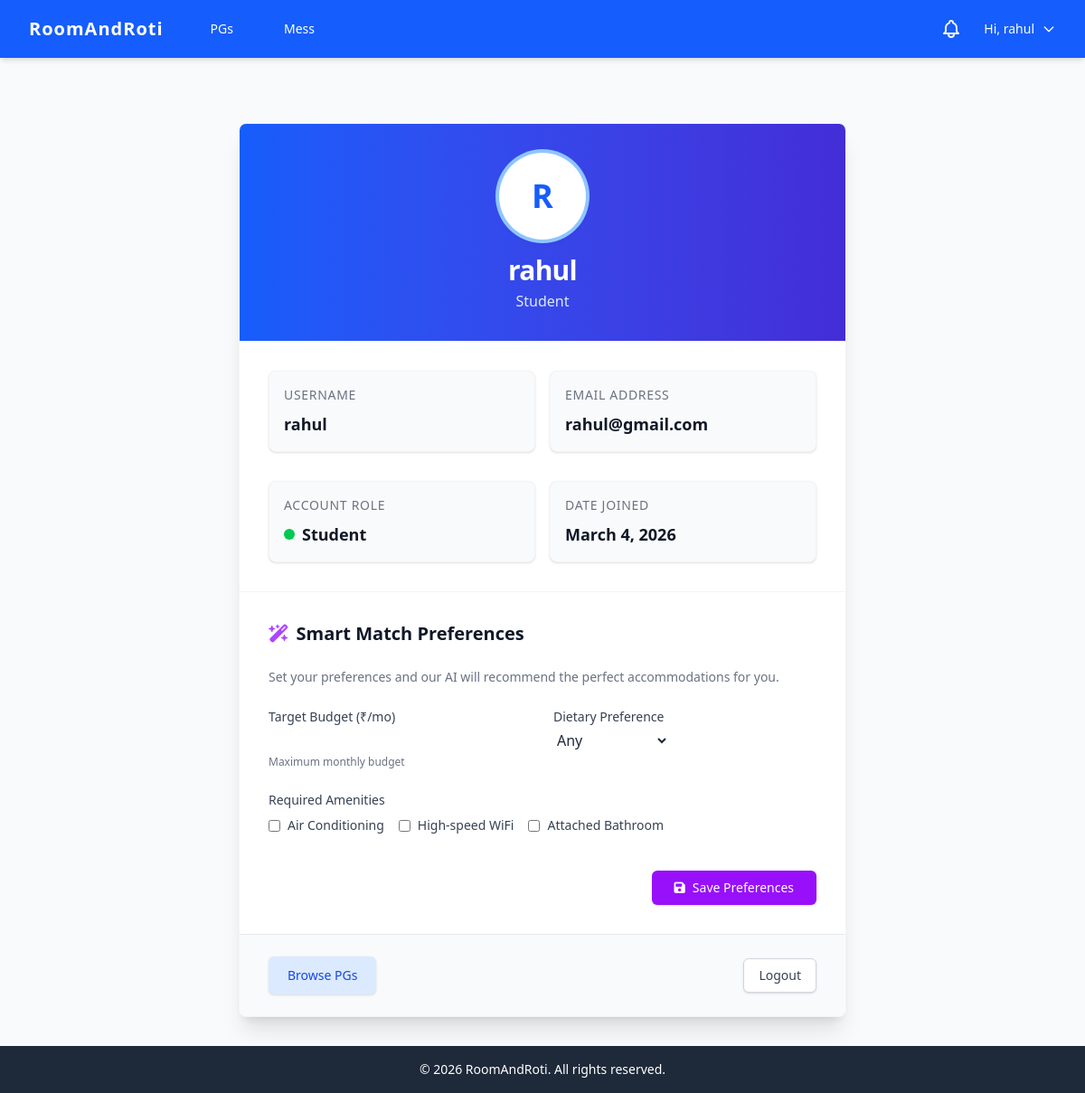
Before: /users/profile/ (signed in) with the older database file.
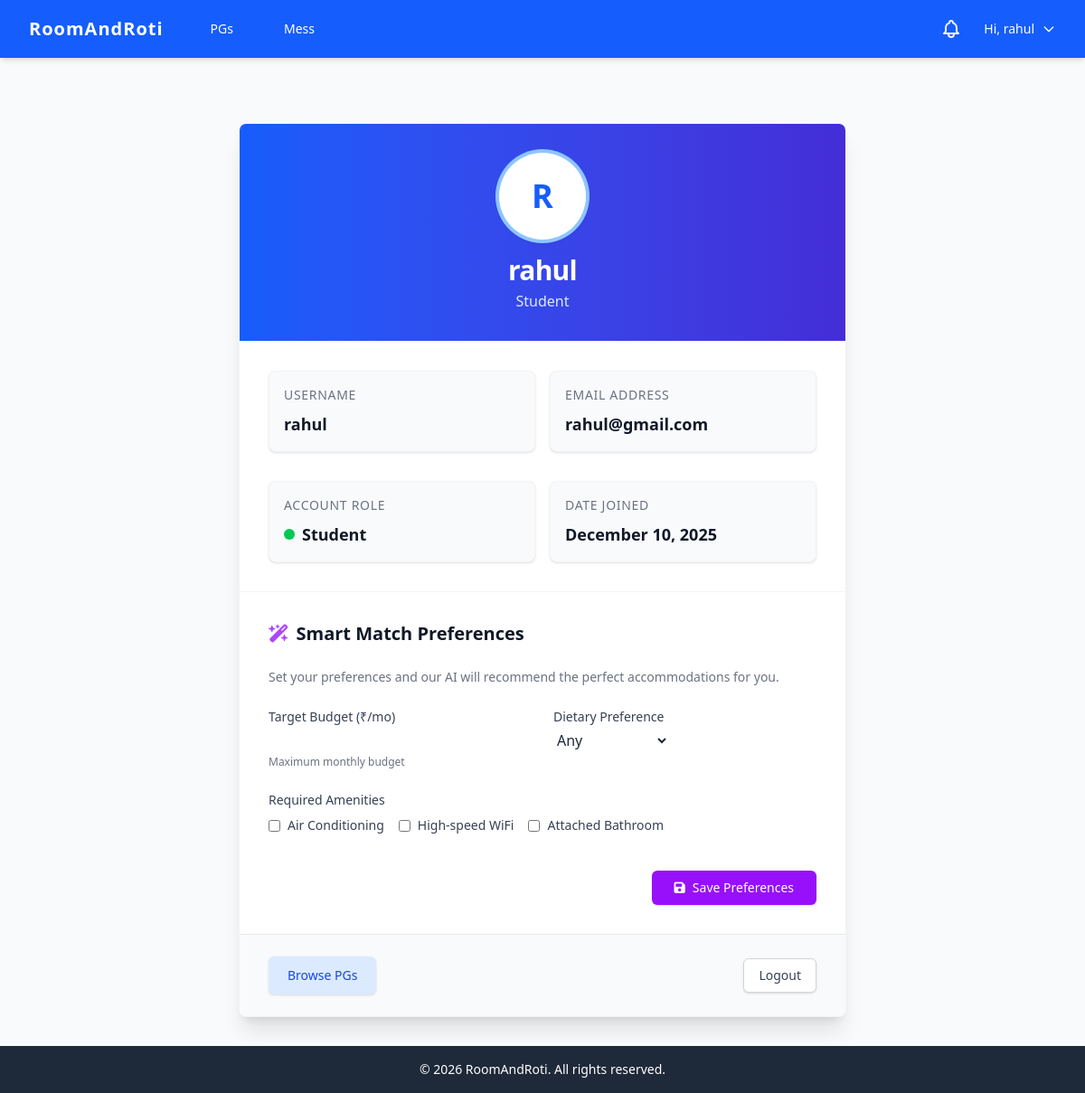
After: the same page with the newer database file.
### users/models.py (models this page shows, shortened)
class CustomUser(AbstractUser):
    ROLE_CHOICES = (
        ("student", "Student"),
        ("owner", "Owner"),
        ("admin", "Admin"),
    )
    role = models.CharField(max_length=10, choices=ROLE_CHOICES, default="student")
    email = models.EmailField(unique=True)

class StudentProfile(models.Model):
    user = models.OneToOneField(
        CustomUser, on_delete=models.CASCADE, related_name="student_profile"
    )
    target_budget = models.IntegerField(
        null=True, blank=True, help_text="Maximum monthly budget"
    )
    DIET_CHOICES = (("any", "Any"), ("veg", "Pure Veg"), ("jain", "Jain Food Only"))
    preferred_food = models.CharField(
        max_length=10, choices=DIET_CHOICES, default="any"
    )
    requires_ac = models.BooleanField(default=False)
    requires_wifi = models.BooleanField(default=False)
    requires_bathroom = models.BooleanField(default=False)

### users/views.py (the view)
# urls.py: path("profile/", views.profile_view, name="profile"),
@login_required
def profile_view(request):
    if request.user.role == "student":
        profile, created = StudentProfile.objects.get_or_create(user=request.user)
        if request.method == "POST":
            form = StudentProfileForm(request.POST, instance=profile)
            if form.is_valid():
                form.save()
                messages.success(
                    request,
                    "Your preferences have been updated! Check the homepage for new Smart Matches.",
                )
                return redirect("profile")
        else:
            form = StudentProfileForm(instance=profile)
        return render(
            request, "users/profile.html", {"user": request.user, "form": form}
        )
    else:
        return render(request, "users/profile.html", {"user": request.user})

### users/forms.py
class StudentProfileForm(forms.ModelForm):
    class Meta:
        model = StudentProfile
        fields = [
            "target_budget",
            "preferred_food",
            "requires_ac",
            "requires_wifi",
            "requires_bathroom",
        ]

### users/context_processors.py (called while the page is built)
def unread_notifications(request):
    if request.user.is_authenticated:
        count = Notification.objects.filter(user=request.user, is_read=False).count()
        return {"unread_notifications_count": count}
    return {"unread_notifications_count": 0}

### users/templates/users/profile.html (shortened to what this page needs)
{% extends 'base.html' %}
{% block content %}
<div class="max-w-2xl mx-auto mt-10">
    <div
        class="bg-white shadow-xl rounded-lg overflow-hidden transition-all duration-300 hover:shadow-2xl border border-gray-100">
        <div class="bg-gradient-to-r from-blue-600 to-indigo-700 px-6 py-8 text-center">
            <div
                class="inline-flex items-center justify-center h-24 w-24 rounded-full bg-white text-blue-600 text-4xl font-bold mb-4 shadow-md ring-4 ring-blue-300 ring-opacity-50">
                {{ user.username|make_list|first|upper }}
            </div>
            <h2 class="text-3xl font-extrabold text-white tracking-tight">{{ user.username }}</h2>
            <p class="text-blue-100 mt-1 font-medium capitalize">{{ user.get_role_display }}</p>
        </div>
        <div class="px-8 py-8 border-t border-gray-100">
            <dl class="grid grid-cols-1 gap-x-4 gap-y-8 sm:grid-cols-2">
                <div class="sm:col-span-1 bg-gray-50 p-4 rounded-lg shadow-sm border border-gray-100">
                    <dt class="text-sm font-medium text-gray-500 uppercase tracking-wider">Username</dt>
                    <dd class="mt-2 text-lg text-gray-900 font-semibold">{{ user.username }}</dd>
                </div>
                <div class="sm:col-span-1 bg-gray-50 p-4 rounded-lg shadow-sm border border-gray-100">
                    <dt class="text-sm font-medium text-gray-500 uppercase tracking-wider">Email Address</dt>
                    <dd class="mt-2 text-lg text-gray-900 font-semibold">{{ user.email|default:"Not provided" }}</dd>
                </div>
                <div class="sm:col-span-1 bg-gray-50 p-4 rounded-lg shadow-sm border border-gray-100">
                    <dt class="text-sm font-medium text-gray-500 uppercase tracking-wider">Account Role</dt>
                    <dd class="mt-2 text-lg text-gray-900 font-semibold flex items-center">
                        <span
                            class="inline-block h-3 w-3 rounded-full mr-2 {% if user.role == 'owner' %}bg-purple-500{% else %}bg-green-500{% endif %}"></span>
                        {{ user.get_role_display }}
                    </dd>
                </div>
                <div class="sm:col-span-1 bg-gray-50 p-4 rounded-lg shadow-sm border border-gray-100">
                    <dt class="text-sm font-medium text-gray-500 uppercase tracking-wider">Date Joined</dt>
                    <dd class="mt-2 text-lg text-gray-900 font-semibold">{{ user.date_joined|date:"F j, Y" }}</dd>
                </div>
            </dl>
        </div>
        {% if user.role == 'student' %}
        <div class="px-8 py-8 border-t border-gray-100 bg-white">
            <h3 class="text-xl font-bold text-gray-900 mb-6 flex items-center">
                <i class="fa-solid fa-wand-magic-sparkles text-purple-500 mr-2"></i>
                Smart Match Preferences
            </h3>
            <p class="text-sm text-gray-500 mb-6">Set your preferences and our AI will recommend the perfect accommodations for you.</p>
            <form method="post" class="space-y-6">
                <div class="grid grid-cols-1 md:grid-cols-2 gap-6">
                    <div>
                        <label for="{{ form.target_budget.id_for_label }}" class="block text-sm font-medium text-gray-700 mb-1">Target Budget (₹/mo)</label>
                        {{ form.target_budget }}
                        {% if form.target_budget.help_text %}
                            <p class="mt-1 text-xs text-gray-500">{{ form.target_budget.help_text }}</p>
                        {% endif %}
                    </div>
                    <div>
                        <label for="{{ form.preferred_food.id_for_label }}" class="block text-sm font-medium text-gray-700 mb-1">Dietary Preference</label>
                        {{ form.preferred_food }}
                    </div>
                </div>
                <div class="mt-4">
                    <span class="block text-sm font-medium text-gray-700 mb-2">Required Amenities</span>
                    <div class="flex flex-wrap gap-4">
                        <label class="inline-flex items-center">
                            {{ form.requires_ac }}
                            <span class="ml-2 text-gray-700 text-sm">Air Conditioning</span>
                        </label>
                        <label class="inline-flex items-center">
                            {{ form.requires_wifi }}
                            <span class="ml-2 text-gray-700 text-sm">High-speed WiFi</span>
                        </label>
                        <label class="inline-flex items-center">
                            {{ form.requires_bathroom }}
                            <span class="ml-2 text-gray-700 text-sm">Attached Bathroom</span>
                        </label>
                    </div>
                </div>
                <div class="pt-4 flex justify-end">
                    <button type="submit" class="inline-flex items-center px-6 py-2 border border-transparent text-sm font-medium rounded-md shadow-sm text-white bg-purple-600 hover:bg-purple-700 focus:outline-none focus:ring-2 focus:ring-offset-2 focus:ring-purple-500 transition-colors">
                        <i class="fa-solid fa-floppy-disk mr-2"></i> Save Preferences
                    </button>
                </div>
            </form>
        </div>
        {% endif %}
        <div class="bg-gray-50 px-8 py-6 flex justify-between items-center border-t border-gray-200">
            {% if user.role == 'owner' %}
            <a href="{% url 'owner_dashboard' %}"
                class="inline-flex items-center px-5 py-2.5 border border-transparent text-sm font-medium justify-center rounded-md text-indigo-700 bg-indigo-100 hover:bg-indigo-200 focus:outline-none focus:ring-2 focus:ring-offset-2 focus:ring-indigo-500 transition-colors shadow-sm">
                Go to Dashboard
            </a>
            {% else %}
            <a href="{% url 'pg_list' %}"
                class="inline-flex items-center px-5 py-2.5 border border-transparent text-sm font-medium justify-center rounded-md text-blue-700 bg-blue-100 hover:bg-blue-200 focus:outline-none focus:ring-2 focus:ring-offset-2 focus:ring-blue-500 transition-colors shadow-sm">
                Browse PGs
            </a>
            {% endif %}
            <form method="post" action="{% url 'logout' %}" class="inline">
                <button type="submit"
                    class="inline-flex items-center px-4 py-2 border border-gray-300 text-sm font-medium rounded-md text-gray-700 bg-white hover:bg-gray-50 focus:outline-none focus:ring-2 focus:ring-offset-2 focus:ring-red-500 transition-colors shadow-sm">
                    Logout
                </button>
            </form>
        </div>
    </div>
</div>
{% endblock %}

### templates/base.html (shortened to what this page needs)
<!DOCTYPE html>
{% load static %}
<html lang="en">
<head>
    <link rel="stylesheet" href="{% static 'css/output.css' %}">
    <link rel="stylesheet" href="https://cdnjs.cloudflare.com/ajax/libs/font-awesome/6.5.1/css/all.min.css">
</head>
<body class="bg-gray-50 text-gray-800 font-sans min-h-screen flex flex-col">
    <nav class="bg-blue-600 text-white shadow-md">
        <div class="max-w-7xl mx-auto px-4 sm:px-6 lg:px-8">
            <div class="flex justify-between h-16">
                <div class="flex items-center">
                    <a href="/" class="text-xl font-bold tracking-wider">RoomAndRoti</a>
                    <div class="hidden md:flex ml-10 space-x-8">
                        <a href="{% url 'pg_list' %}"
                            class="hover:text-blue-200 px-3 py-2 rounded-md text-sm font-medium">PGs</a>
                        <a href="{% url 'mess_list' %}"
                            class="hover:text-blue-200 px-3 py-2 rounded-md text-sm font-medium">Mess</a>
                    </div>
                </div>
                <div class="flex items-center space-x-4">
                    {% if user.is_authenticated %}
                    <a href="{% url 'notifications' %}" class="relative p-2 text-gray-100 hover:text-white transition-colors">
                    </a>
                    <div class="relative group h-full flex items-center">
                        <button
                            class="flex items-center space-x-2 text-sm font-medium hover:text-blue-200 focus:outline-none py-2">
                            <span>Hi, {{ user.username }}</span>
                            <svg class="w-4 h-4" fill="none" stroke="currentColor" viewBox="0 0 24 24"
                                xmlns="http://www.w3.org/2000/svg">
                                <path stroke-linecap="round" stroke-linejoin="round" stroke-width="2"
                                    d="M19 9l-7 7-7-7"></path>
                            </svg>
                        </button>
                    </div>
                    {% else %}
                    <a href="{% url 'login' %}"
                        class="hover:text-blue-200 px-3 py-2 rounded-md text-sm font-medium">Login</a>
                    <a href="{% url 'register' %}"
                        class="bg-white text-blue-600 hover:bg-gray-100 px-4 py-2 rounded-md text-sm font-bold">Sign
                        Up</a>
                    {% endif %}
                </div>
            </div>
        </div>
    </nav>
    <main class="flex-grow max-w-7xl w-full mx-auto px-4 sm:px-6 lg:px-8 py-8">
        {% block content %}
        {% endblock %}
    </main>
    <footer class="bg-gray-800 text-white text-center py-4 mt-auto">
        <p class="text-sm">&copy; 2026 RoomAndRoti. All rights reserved.</p>
    </footer>
</body>
</html>

Changed rows visible on the page:
changed CustomUser "rahul": date_joined "March 4, 2026" → "December 10, 2025"
